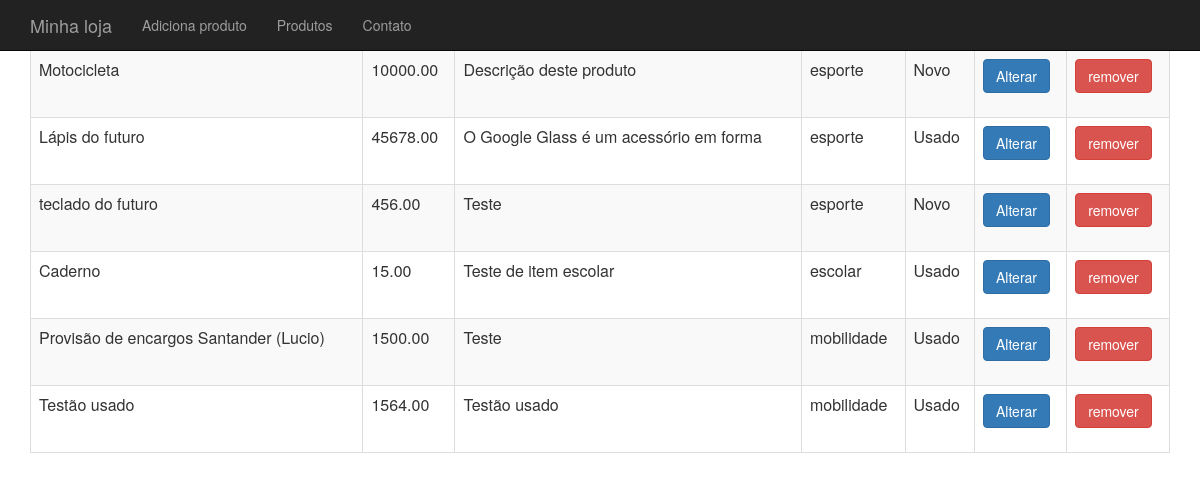
The app's page /produto-lista.php with its own data.
### tables this page shows
CREATE TABLE IF NOT EXISTS `produtos` (
`id` int(11) NOT NULL,
  `nome` varchar(255) DEFAULT NULL,
  `preco` decimal(10,2) DEFAULT NULL,
  `descricao` text,
  `categoria_id` int(11) DEFAULT NULL,
  `usado` tinyint(1) DEFAULT '0'
);

CREATE TABLE IF NOT EXISTS `categorias` (
`id` int(11) NOT NULL,
  `nome` varchar(255) DEFAULT NULL
);

### banco-produto.php (called while the page is built, shortened)
<?php
function listaProdutos($conexao){
	$produtos = array();
	$resultado = mysqli_query($conexao,"select p.*,c.nome as categoria_nome from produtos as p join categorias as c on c.id = p.categoria_id");
	while($produto = mysqli_fetch_assoc($resultado)){
		array_push($produtos, $produto);
	}
	return $produtos;
}

### produto-lista.php (the view, shortened to what this page needs)
<?php require_once("cabecalho.php");
require_once("banco-produto.php");
?>
<table class="table table-striped table-bordered">
	<?php
		$produtos = listaProdutos($conexao);
		foreach($produtos as $produto):
	?>
	<tr>
		<td><?= $produto['nome']?></td>
		<td><?= $produto['preco']?></td>
		<td><?= substr($produto['descricao'],0,40) ?></td>
		<td><?= $produto['categoria_nome']?></td>
		<?php if($produto['usado'] == '0'){ ?>
			<td>Novo</td>
		<?php } else { ?>
			<td>Usado</td>
		<?php } ?>
		<td>
			<a class="btn btn-primary" href="produto-altera-formulario.php?id=<?=$produto['id']?>">Alterar</a>
		</td>
		<td>
			<form action="remove-produto.php" method="post">
				<button class="btn btn-danger">remover</button>
			</form>
		</td>
	</tr>
	<?php
		endforeach
	?>
</table>
<?php include("rodape.php"); ?>

### cabecalho.php (shortened to what this page needs)
<html>
	<head>
		<link rel="stylesheet" type="text/css" href="css/bootstrap.css">
		<link rel="stylesheet" type="text/css" href="css/loja.css">
	</head>
	<body>
		<div class="navbar navbar-inverse navbar-fixed-top">
			<div class="container">
				<div class="navbar-header">
					<a class="navbar-brand" href="index.php">Minha loja</a>
				</div>
				<div>
					<ul class="nav navbar-nav">
						<li><a href="produto-formulario.php">Adiciona produto</a></li>
						<li><a href="produto-lista.php">Produtos</a></li>
						<li><a href="contato.php">Contato</a></li>
					</ul>
				</div>
			</div>
		</div>
		<div class="container">
			<div class="principal">

### rodape.php
			</div>
		</div>
	<body>
</html>

### css/loja.css (style rules this page uses)
body { padding-top: 50px; }
.principal { padding: 40px, 15px; text-align: center; }

### records on screen
produtos: nome "Motocicleta", preco "10000.00", descricao "Descrição deste produto", categoria.nome "esporte", usado "Novo"
produtos: nome "Lápis do futuro", preco "45678.00", descricao "O Google Glass é um acessório em forma", categoria.nome "esporte", usado "Usado"
produtos: nome "teclado do futuro", preco "456.00", descricao "Teste", categoria.nome "esporte", usado "Novo"
produtos: nome "Caderno", preco "15.00", descricao "Teste de item escolar", categoria.nome "escolar", usado "Usado"
produtos: nome "Provisão de encargos Santander (Lucio)", preco "1500.00", descricao "Teste", categoria.nome "mobilidade", usado "Usado"
produtos: nome "Testão usado", preco "1564.00", descricao "Testão usado", categoria.nome "mobilidade", usado "Usado"
